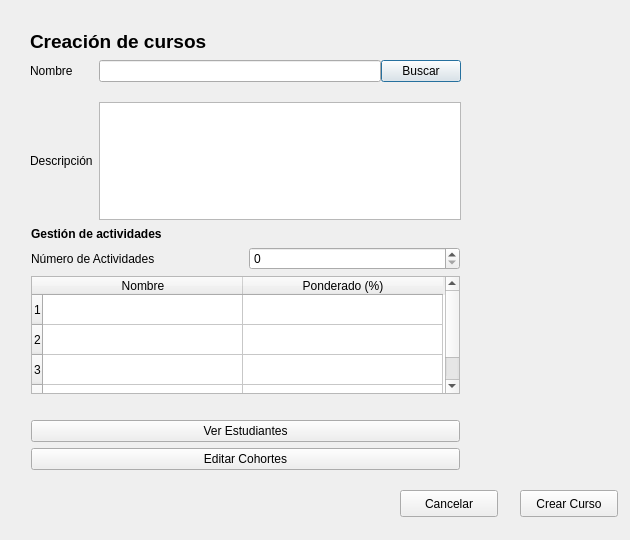
<?xml version="1.0" encoding="UTF-8"?>
<ui version="4.0">
 <class>CrearCurso</class>
 <widget class="QDialog" name="CrearCurso">
  <property name="geometry">
   <rect>
    <x>0</x>
    <y>0</y>
    <width>630</width>
    <height>540</height>
   </rect>
  </property>
  <property name="windowTitle">
   <string>CrearCurso</string>
  </property>
  <widget class="QWidget" name="centralwidget" native="true">
   <property name="geometry">
    <rect>
     <x>0</x>
     <y>0</y>
     <width>100</width>
     <height>30</height>
    </rect>
   </property>
  </widget>
  <widget class="QWidget" name="verticalLayoutWidget">
   <property name="geometry">
    <rect>
     <x>30</x>
     <y>60</y>
     <width>431</width>
     <height>411</height>
    </rect>
   </property>
   <layout class="QVBoxLayout" name="verticalLayout">
    <item>
     <layout class="QGridLayout" name="gridLayout">
      <property name="verticalSpacing">
       <number>20</number>
      </property>
      <item row="2" column="1">
       <widget class="QLabel" name="lbDescripcion">
        <property name="text">
         <string>Descripción</string>
        </property>
       </widget>
      </item>
      <item row="2" column="2">
       <widget class="QTextEdit" name="teDescripcion">
        <property name="maximumSize">
         <size>
          <width>16777215</width>
          <height>16777215</height>
         </size>
        </property>
       </widget>
      </item>
      <item row="1" column="1">
       <widget class="QLabel" name="lbNombre">
        <property name="text">
         <string>Nombre</string>
        </property>
       </widget>
      </item>
      <item row="1" column="2">
       <layout class="QHBoxLayout" name="horizontalLayout_2">
        <item>
         <widget class="QLineEdit" name="leNombre"/>
        </item>
        <item>
         <widget class="QPushButton" name="btBuscar">
          <property name="text">
           <string>Buscar</string>
          </property>
         </widget>
        </item>
       </layout>
      </item>
     </layout>
    </item>
    <item>
     <layout class="QVBoxLayout" name="verticalLayout_3">
      <property name="leftMargin">
       <number>1</number>
      </property>
      <property name="topMargin">
       <number>1</number>
      </property>
      <property name="rightMargin">
       <number>1</number>
      </property>
      <property name="bottomMargin">
       <number>1</number>
      </property>
      <item>
       <widget class="QLabel" name="lbGestionActividades">
        <property name="text">
         <string>&lt;html&gt;&lt;head/&gt;&lt;body&gt;&lt;p&gt;&lt;span style=&quot; font-weight:600;&quot;&gt;Gestión de actividades&lt;/span&gt;&lt;/p&gt;&lt;/body&gt;&lt;/html&gt;</string>
        </property>
       </widget>
      </item>
      <item>
       <layout class="QHBoxLayout" name="horizontalLayout">
        <item>
         <widget class="QLabel" name="lbNumActividades">
          <property name="text">
           <string>Número de Actividades</string>
          </property>
         </widget>
        </item>
        <item>
         <widget class="QSpinBox" name="sbNumActividades"/>
        </item>
       </layout>
      </item>
      <item>
       <widget class="QTableWidget" name="twActividades">
        <property name="rowCount">
         <number>4</number>
        </property>
        <property name="columnCount">
         <number>2</number>
        </property>
        <attribute name="horizontalHeaderCascadingSectionResizes">
         <bool>false</bool>
        </attribute>
        <attribute name="horizontalHeaderDefaultSectionSize">
         <number>200</number>
        </attribute>
        <attribute name="horizontalHeaderMinimumSectionSize">
         <number>56</number>
        </attribute>
        <row/>
        <row/>
        <row/>
        <row/>
        <column>
         <property name="text">
          <string>Nombre</string>
         </property>
        </column>
        <column>
         <property name="text">
          <string>Ponderado (%)</string>
         </property>
        </column>
       </widget>
      </item>
      <item>
       <spacer name="horizontalSpacer">
        <property name="orientation">
         <enum>Qt::Horizontal</enum>
        </property>
        <property name="sizeHint" stdset="0">
         <size>
          <width>40</width>
          <height>20</height>
         </size>
        </property>
       </spacer>
      </item>
      <item>
       <widget class="QPushButton" name="btVer">
        <property name="text">
         <string>Ver Estudiantes</string>
        </property>
       </widget>
      </item>
      <item>
       <widget class="QPushButton" name="btCohortes">
        <property name="text">
         <string>Editar Cohortes</string>
        </property>
       </widget>
      </item>
     </layout>
    </item>
   </layout>
  </widget>
  <widget class="QLabel" name="label">
   <property name="geometry">
    <rect>
     <x>30</x>
     <y>26</y>
     <width>181</width>
     <height>31</height>
    </rect>
   </property>
   <property name="text">
    <string>&lt;html&gt;&lt;head/&gt;&lt;body&gt;&lt;p&gt;&lt;span style=&quot; font-size:14pt; font-weight:600;&quot;&gt;Creación de cursos&lt;/span&gt;&lt;/p&gt;&lt;/body&gt;&lt;/html&gt;</string>
   </property>
  </widget>
  <widget class="QPushButton" name="btCancelar">
   <property name="geometry">
    <rect>
     <x>400</x>
     <y>490</y>
     <width>98</width>
     <height>27</height>
    </rect>
   </property>
   <property name="text">
    <string>Cancelar</string>
   </property>
  </widget>
  <widget class="QPushButton" name="btCrear">
   <property name="geometry">
    <rect>
     <x>520</x>
     <y>490</y>
     <width>98</width>
     <height>27</height>
    </rect>
   </property>
   <property name="text">
    <string>Crear Curso</string>
   </property>
  </widget>
 </widget>
 <resources/>
 <connections/>
</ui>
